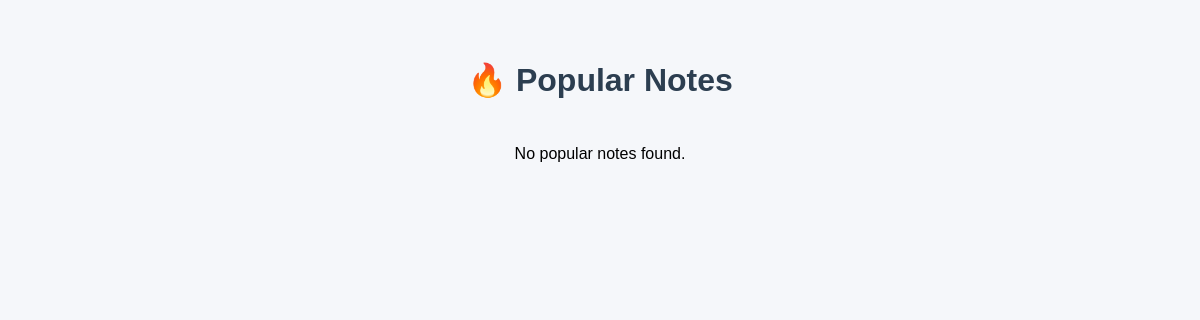
The app's page /smart/popularnotes, older data.
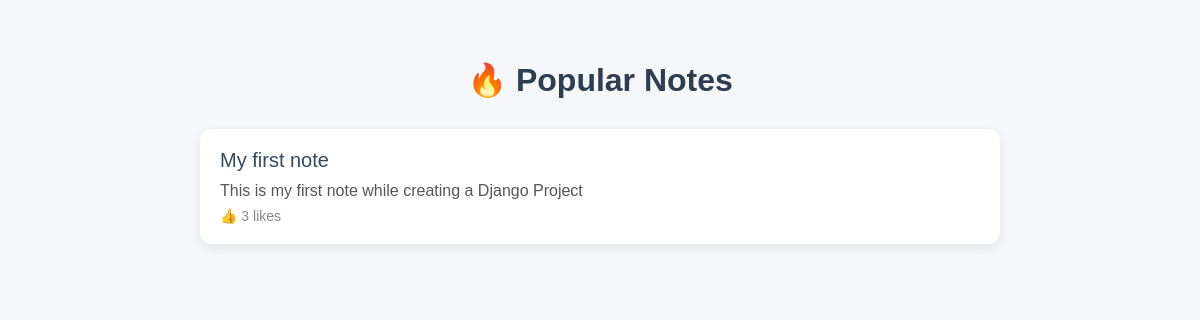
The same page, newer data.
### notes/models.py (models this page shows)
class Notes(models.Model):
    title=models.CharField(max_length=200)
    text=models.TextField()
    created=models.DateTimeField(auto_now_add=True)
    likes=models.PositiveSmallIntegerField(default=0)

### notes/views.py (the view)
# urls.py: path('popularnotes',views.PopularNotesListView.as_view())
class PopularNotesListView(ListView):
    model=Notes
    context_object_name='notes'
    template_name= 'notes/popular_notes.html'
    queryset=Notes.objects.filter(likes__gte=1)

### notes/templates/notes/popular_notes.html (shortened to what this page needs)
<!DOCTYPE html>
<html lang="en">
<head>
</head>
<body>
    <h1>🔥 Popular Notes</h1>
    <div class="notes-list">
        {% for note in notes %}
            <div class="note-card">
                <div class="note-title">{{ note.title }}</div>
                <div class="note-text">{{ note.text }}</div>
                <div class="note-likes">👍 {{ note.likes }} likes</div>
            </div>
        {% empty %}
            <p>No popular notes found.</p>
        {% endfor %}
    </div>
</body>
</html>

### notes/templates/notes/popular_notes.html (style rules this page uses)
body { font-family: Arial, sans-serif; background-color: #f5f7fa; margin: 0; padding: 40px; text-align: center; }
h1 { color: #2c3e50; margin-bottom: 30px; }
.notes-list { max-width: 800px; margin: 0 auto; display: grid; grid-template-columns: 1fr; gap: 20px; }
.note-card { background-color: #fff; padding: 20px; border-radius: 12px; box-shadow: 0 4px 12px rgba(0, 0, 0, 0.08); text-align: left; transition: transform 0.2s; }
.note-title { font-size: 20px; color: #34495e; margin-bottom: 10px; }
.note-text { color: #555; font-size: 16px; margin-bottom: 8px; }
.note-likes { font-size: 14px; color: #888; }

Row changes from the older to the newer data that the page shows:
now on this page (row edited): Notes: title "My first note", text "This is my first note while creating a Django Project", likes "3"
Text that changed along with them:
text no longer shown: "No popular notes found."
